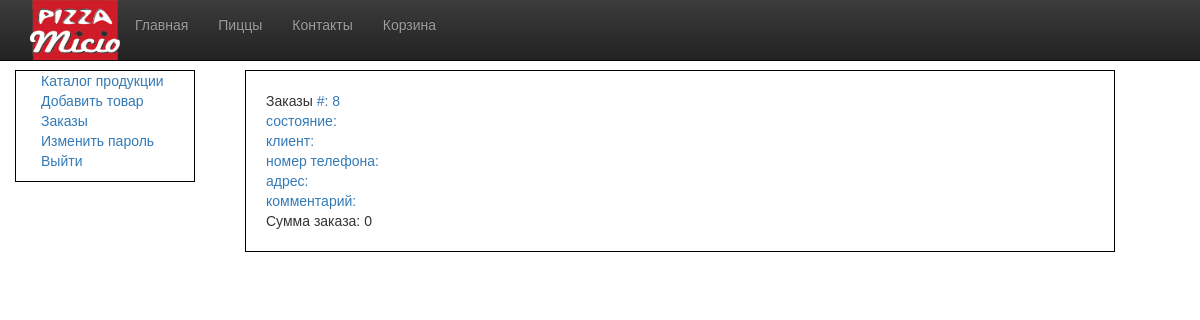
The page /admin.php?tab=orders&orderid=8 (signed in) on the database as committed earlier.
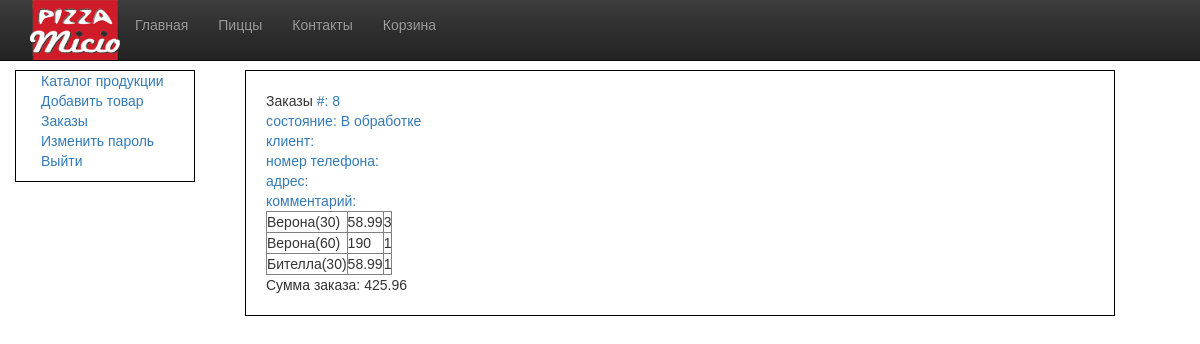
The same page on the database as committed later.
### tables this page shows
CREATE TABLE orders 
(id INT, status TEXT, orderid int, cus_name TEXT, cus_tel TEXT,
cus_email TEXT, cus_addr TEXT, item TEXT, price FLOAT, quan FLOAT,
comment TEXT, date TEXT);

### functions.php (the view, shortened to what this page needs)
<?php
function adminLoadTab() {
    if (isset($_GET['tab'])) {
        if ($_GET['tab'] == 'orders') {
            echo 'Заказы';
            showAllOrders();
        }
    } else {
        echo 'добавить картинку';
    }
}
function showAllOrders() {
    $db = new SQLite3('data.db');
    if (!isset($_GET['orderid'])) {
        $query = 'select id from orders where id=(select max(id) from orders)';
        $maxid = $db->query($query);
        $result = $maxid->fetchArray(SQLITE3_ASSOC);
        $n = $result['id'];
        echo '<table border=1>';
        echo '<tr><td></td><td>дата</td><td>номер</td><td>состояние</td><td>клиент</td><td>номер телефона</td>'
            . '<td>email</td><td>адрес</td><td>сумма заказа</td><td>комментарий</td></tr>';
        for ($i = $n; $i >= 1; $i--) {
            $query = 'select * from orders where orderid =' . $i;
            $result = $db->query($query)->fetchArray(SQLITE3_ASSOC);
            if (isset($result['orderid'])) {
                echo '<tr>';
                if ($result['status'] == 'В обработке') {
                    echo '<td><a href="admin.php?tab=orders&updid=' . $result['orderid']
                        . '"><i class="fa fa-check-square-o"></i></a></td>';
                } else {
                    echo '<td></td>';
                }
                echo '<td>' . $result['date'] . '</td>';
                echo '<td><a href="admin.php?tab=orders&orderid=' . $result['orderid'] . '">' . $result['orderid'] . '</a></td>';
                echo '<td>' . $result['status'] . '</td>';
                echo '<td>' . $result['cus_name'] . '</td>';
                echo '<td>' . $result['cus_tel'] . '</td>';
                echo '<td>' . $result['cus_email'] . '</td>';
                echo '<td>' . $result['cus_addr'] . '</td>';
                echo '<td>' . orderCost($i) . '</td>';
                echo '<td>' . $result['comment'] . '</td>';
                echo '</tr>';
            }
        }
        echo '</table>';
    } else {
        showExactOrder($_GET['orderid']);
    }
}
function showExactOrder($orderid) {
    $db = new SQLite3('data.db');
    $query = 'select * from orders where id=(select max(id) from orders)';
    $maxid = $db->query($query);
    $result = $maxid->fetchArray(SQLITE3_ASSOC);
    $n = $result['id'];
    $query = 'select * from orders where orderid =' . $orderid;
    $result = $db->query($query)->fetchArray(SQLITE3_ASSOC);
    echo '<a> #: ' . $orderid . '</a><br><a> состояние: ' . $result['status'] . '</a><br>';
    echo '<a> клиент: ' . $result['cus_name'] . '</a><br>';
    echo '<a> номер телефона: ' . $result['cus_tel'] . '</a><br>';
    echo '<a> адрес: ' . $result['cus_addr'] . '</a><br>';
    echo '<a> комментарий: ' . $result['comment'] . '</a><br>';
    echo '<table border=1>';
    for ($i = 1; $i <= $n; $i++) {
        $query = 'select * from orders where id =' . $i;
        $result = $db->query($query)->fetchArray(SQLITE3_ASSOC);
        if ($result['orderid'] == $orderid) {
            echo '<tr>';
            echo '<td>' . $result['item'] . '</td>';
            echo '<td>' . $result['price'] . '</td>';
            echo '<td>' . $result['quan'] . '</td>';
            echo '</tr>';
        }
    }
    echo '</table>';
    echo 'Сумма заказа: ' . orderCost($orderid);
}
function orderCost($orderid) {
    $db = new SQLite3('data.db');
    $query = 'select id from orders where id=(select max(id) from orders)';
    $result = $db->query($query)->fetchArray(SQLITE3_ASSOC);
    $n = $result['id'];
    $order_cost = 0;
    for ($i = 1; $i <= $n; $i++) {
        $query = 'select * from orders where id =' . $i;
        $result = $db->query($query)->fetchArray(SQLITE3_ASSOC);
        if ($result['orderid'] == $orderid) {
            $order_cost = $order_cost + $result['price'] * $result['quan'];
        }
    }
    return $order_cost;
}

Rows that differ between the two databases and show on the page:
added orders: status "В обработке", item "Верона(30)", price "58.99", quan "3"
added orders: item "Верона(60)", price "190", quan "1"
added orders: item "Бителла(30)", price "58.99", quan "1"
Other text that changed with them:
orderCost($orderid): "0" → "425.96"
